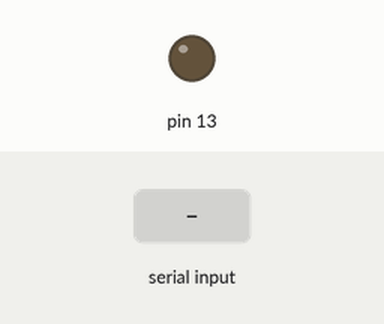
A sketch run on a simulated Arduino Uno, built with avr-gcc and run on an emulated ATmega328P. Parts: output pins drawn as LEDs (lit = HIGH). The test bench sets the inputs (shaded band).

Above: at 1.2 s.
1.3 s: "90,45\n" received over Serial
At 1.9 s:
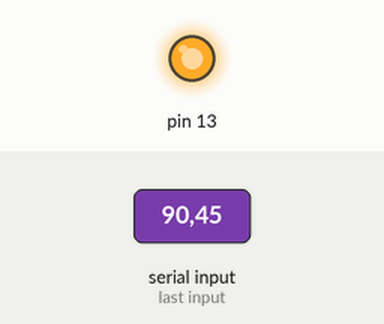
Timing chart, 0 to 4.3 s (numbered marks = the images above; inputs shaded):
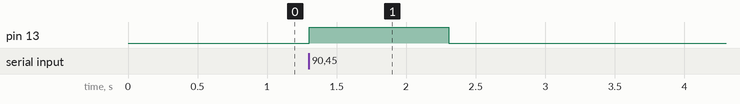

The sketch:

ReadSerial.ino
```cpp
void setup() {
 Serial.begin(9600);
 pinMode(13, OUTPUT);


}

void loop() {
 if(Serial.available()){
  int v=Serial.parseInt();
  digitalWrite(13,v);

//  char ch=Serial.read()
  }

}
```

Measured:
- after the input at 1.3 s, pin 13: LOW → HIGH at once, → LOW 1.0 s later
